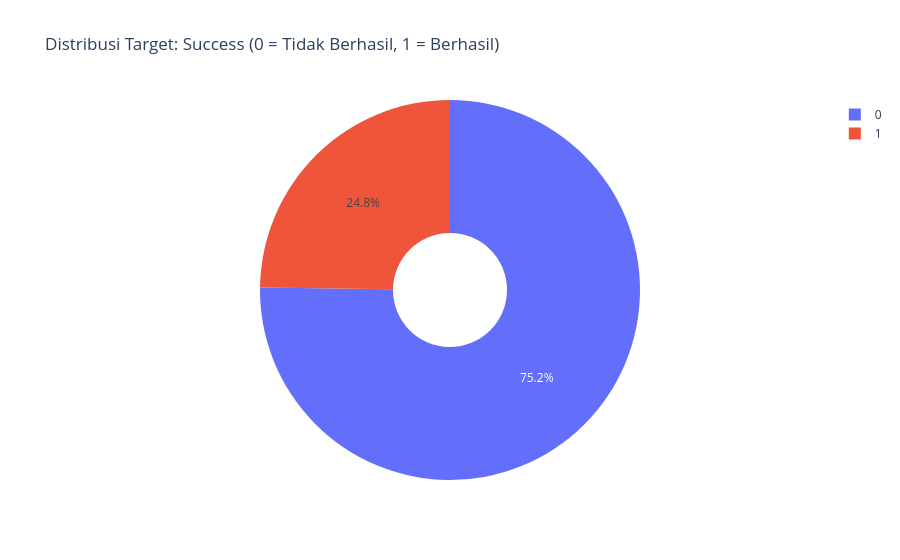

Write notebook code for a chart like this one.
### Markdown cell above
### 3. Distribusi Data Target (Success)

### Code cell
fig_target = px.pie(df, names='Success', title='Distribusi Target: Success (0 = Tidak Berhasil, 1 = Berhasil)', hole=0.3)
fig_target.show()
fig_target.write_html(f'{RESULTS_PATH}/distribusi_success.html')

### Figure 1 — Plotly figure (JSON) as saved in the notebook; plotly's stock layout.template omitted (floating-point values rounded to 4 significant figures; data arrays with more than 128 entries replaced by an {"elided": "..."} marker saying what was removed)
{"data": [{"domain": {"x": [0, 1], "y": [0, 1]}, "hole": 0.3, "hovertemplate": "Success=%{label}<extra></extra>", "labels": {"elided": "250 int values"}, "legendgroup": "", "name": "", "showlegend": true, "type": "pie"}], "layout": {"legend": {"tracegroupgap": 0}, "title": {"text": "Distribusi Target: Success (0 = Tidak Berhasil, 1 = Berhasil)"}}}
